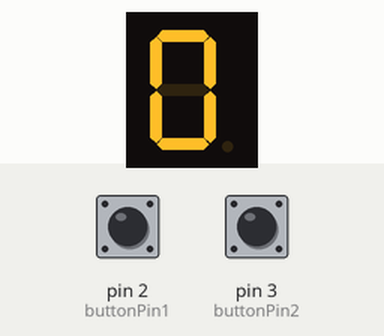
Recording of a sketch running on a simulated Arduino Uno, built with avr-gcc and run on an emulated ATmega328P. Parts: 1-digit seven-segment display. Wiring (inferred from the names in the program): 1-digit 7-segment display, segments lit when HIGH: segments pin 4, pin 5, pin 6, pin 7, pin 8, pin 9, pin 10. Inputs (shaded band) come from the test bench; at power-on: pin 2 (buttonPin1) HIGH, pin 3 (buttonPin2) HIGH. The segment pins are drawn as the display they are named for.

Above: at 1.2 s.
1.3 s: pin 2 (buttonPin1) pulled LOW for 0.15 s
At 1.6 s:
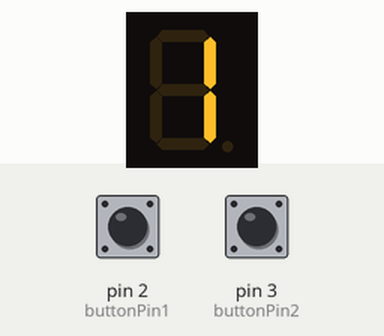
2.9 s: pin 2 (buttonPin1) pulled LOW for 1 s
At 4.0 s:
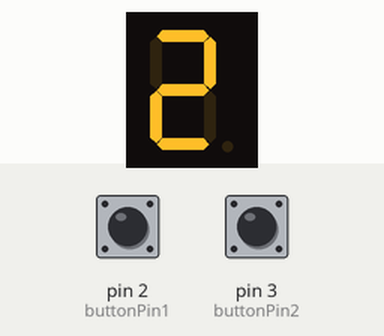
Timing chart, 0 to 5.9 s (numbered marks = the images above; inputs shaded):
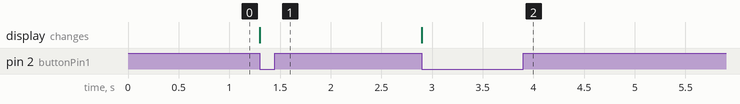

The sketch:

1.ino
```cpp
// 腳位定義
const int buttonPin1 = 2;  // 增加數值
const int buttonPin2 = 3;  // 減少數值
const int maxValue = 9;
const int minValue = 0;

int counter = 0;

// 定義七段顯示器段位 (A 到 G 和 DP)
int segmentPins[] = {4, 5, 6, 7, 8, 9, 10};  // A到G的腳位
int digitValues[10][7] = {
    {1, 1, 1, 1, 1, 1, 0},  // 0
    {0, 1, 1, 0, 0, 0, 0},  // 1
    {1, 1, 0, 1, 1, 0, 1},  // 2
    {1, 1, 1, 1, 0, 0, 1},  // 3
    {0, 1, 1, 0, 0, 1, 1},  // 4
    {1, 0, 1, 1, 0, 1, 1},  // 5
    {1, 0, 1, 1, 1, 1, 1},  // 6
    {1, 1, 1, 0, 0, 0, 0},  // 7
    {1, 1, 1, 1, 1, 1, 1},  // 8
    {1, 1, 1, 1, 0, 1, 1}   // 9
};

// 初始化
void setup() {
    // 設置按鈕為輸入
    pinMode(buttonPin1, INPUT_PULLUP);
    pinMode(buttonPin2, INPUT_PULLUP);

    // 設置七段顯示器段位為輸出
    for (int i = 0; i < 7; i++) {
        pinMode(segmentPins[i], OUTPUT);
    }

    // 設置中斷
    attachInterrupt(digitalPinToInterrupt(buttonPin1), incrementCounter,
                    FALLING);
    attachInterrupt(digitalPinToInterrupt(buttonPin2), decrementCounter,
                    FALLING);

    // 初始顯示
    displayDigit(counter);
}

// 增加數值函數
void incrementCounter() {
    if (counter < maxValue) {
        counter++;
        displayDigit(counter);
    }
}

// 減少數值函數
void decrementCounter() {
    if (counter > minValue) {
        counter--;
        displayDigit(counter);
    }
}

// 顯示數字
void displayDigit(int number) {
    for (int i = 0; i < 7; i++) {
        digitalWrite(segmentPins[i], digitValues[number][i]);
    }
}

void loop() {
    // 主迴圈保持空白，因為所有功能都透過中斷完成
}
```

Measured:
- after the input at 1.3 s, the display: changes at once (image 1)
- after the input at 2.9 s, the display: changes at once (image 2)
